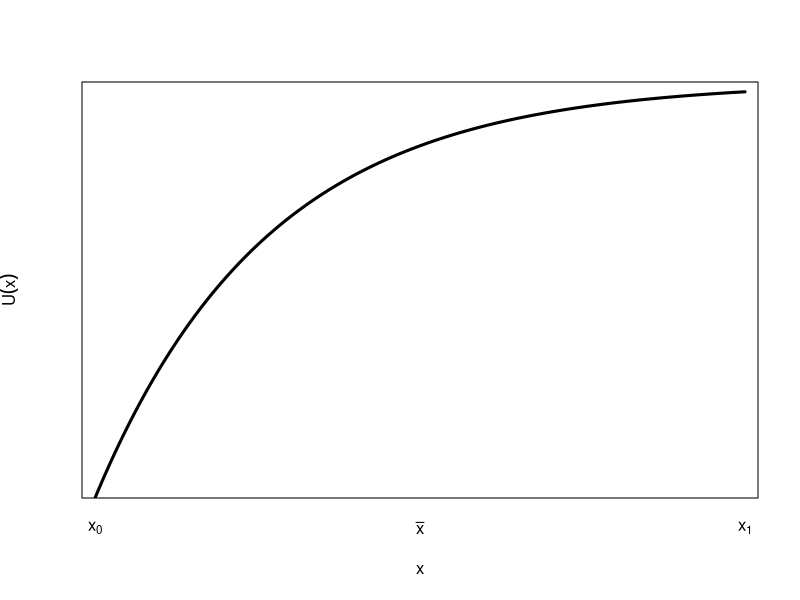
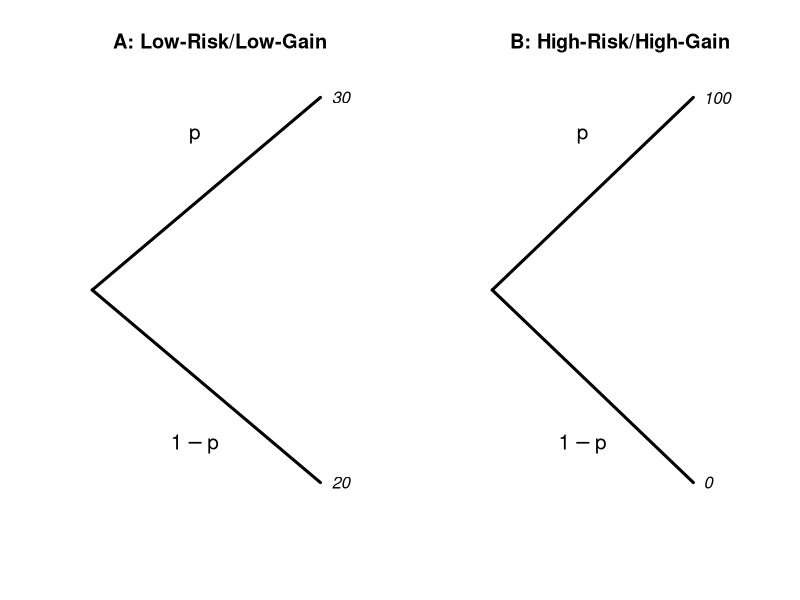
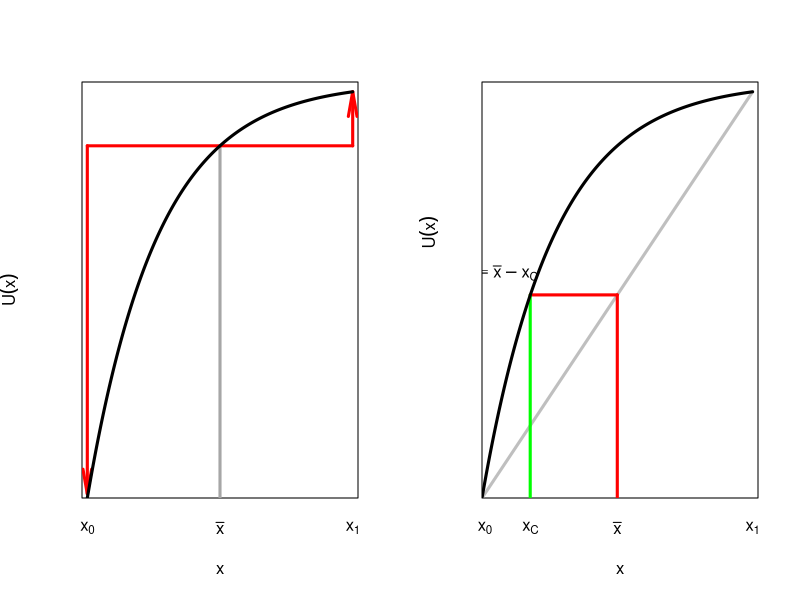
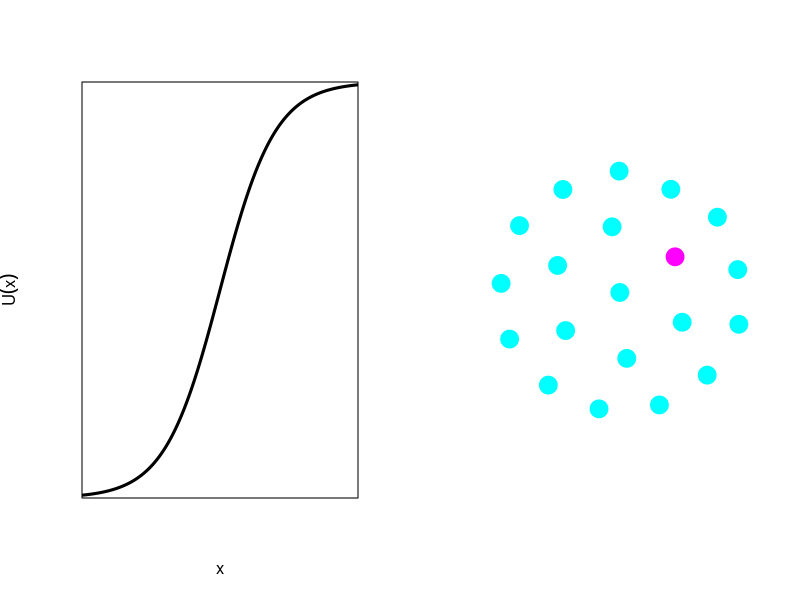
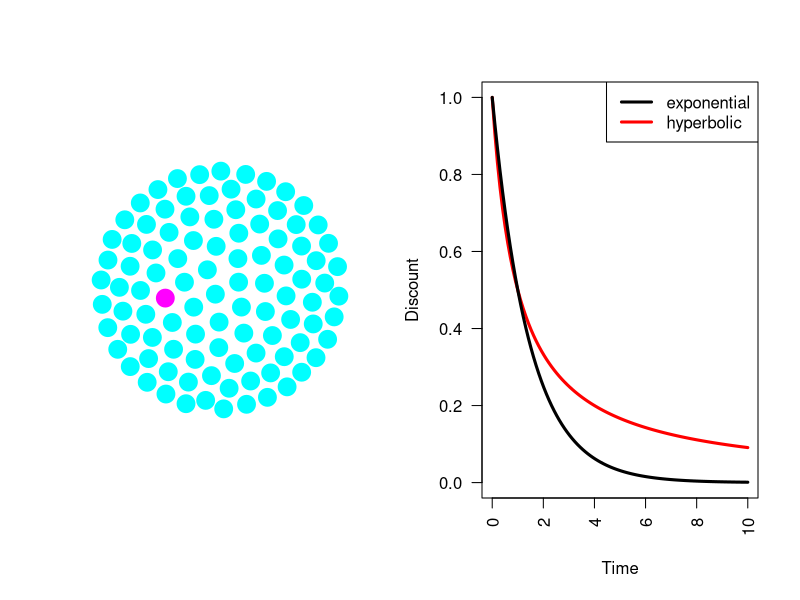
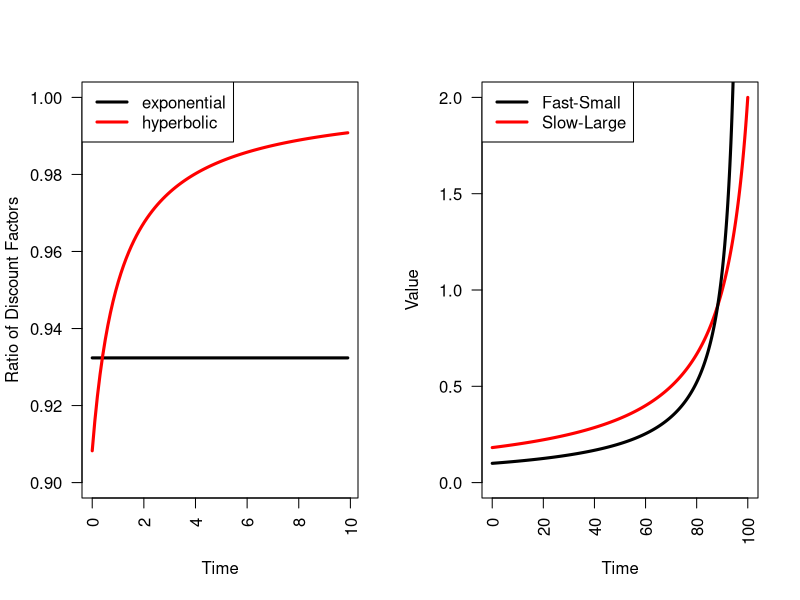

These figures' R source, in order:
## ---- chunk 1
#| fig-asp: 1
x <- seq(0,5,length=1000)
r <- 0.75
## classic concave function
fx <- 1-exp(-r*x)
## for part deux
aaa <- (fx-0.4882412)^2
#which(aaa==min(aaa))
#[1] 179

plot(x,fx, type="l", lwd=3, axes=FALSE, frame=TRUE, 
     xlab=expression(x), ylab=expression(U(x)), 
     xaxs="i", yaxs="i", xlim=c(-0.1,5.1), ylim=c(0,1))
#segments(0,0,5,fx[1000], lwd=2, col=grey(0.75))
axis(1, at=c(0,2.5,5), labels=c(expression(x[0]), expression(bar(x)),
                                expression(x[1])), tick=FALSE)
## ---- chunk 2
#| message: false
library(ape)
## two lotteries in nexus format
ttt <- "(20,30);"
ttt <- read.tree(text = ttt)
ttt1 <- "(0,100);"
ttt1 <- read.tree(text = ttt1)
lablocs <- list(x=c(0.45, 0.45), y=c(1.9, 1.1))
#
par(mfrow=c(1,2))
plot(ttt, type="cladogram", edge.width=3, label.offset=0.05)
text(lablocs, c(expression(p),expression(1-p)), cex=1.25, family="sans")
title("A: Low-Risk/Low-Gain")
plot(ttt1, type="cladogram", edge.width=3, label.offset=0.05)
text(lablocs, c(expression(p),expression(1-p)), cex=1.25, family="sans")
title("B: High-Risk/High-Gain")
## ---- chunk 3
#| fig-asp: 1
plot(x,fx, type="n", lwd=3, axes=FALSE, frame=TRUE,
     xlab=expression(x), ylab=expression(U(x)),
     xaxs="i", yaxs="i", xlim=c(-0.1,5.1), ylim=c(0,1))
#segments(0,0,5,fx[1000], lwd=2, col=grey(0.75))
axis(1, at=c(0,2.5,5), labels=c(expression(x[0]), expression(bar(x)),
                                expression(x[1])), tick=FALSE)
segments(2.5,0,2.5,0.846645, lwd=3, lty=1, col=grey(0.65))
segments(2.5,0.846645,0,0.846645, lwd=3, lty=1, col="red")
arrows(0,0.846645,0,0.01, lwd=3, lty=1, col="red", length=.25,angle=10)
segments(2.5,0.846645,5,0.846645, lwd=3, lty=1, col="red")
arrows(5,0.846645,5,fx[1000], lwd=3, lty=1, col="red", length=.25,angle=10)
lines(x,fx, lwd=3, col="black")
## ---- chunk 4
#| fig-asp: 1
plot(x,fx, type="n", lwd=3, axes=FALSE, frame=TRUE,
     xlab=expression(x), ylab="", 
     xaxs="i", yaxs="i", xlim=c(0,5.1), ylim=c(0,1))
segments(0,0,5,fx[1000], lwd=3, col=grey(0.75))
axis(1, at=c(0.05,x[179],2.5,5), labels=c(expression(x[0]), expression(x[C]),
                                          expression(bar(x)), expression(x[1])),
     tick=FALSE)
mtext(expression(U(x)), side=2,line=2, adj=0.65)
par(las=2)
axis(2, at=0.4882412, labels="", tick=FALSE)
segments(2.5,0,2.5,0.4882412,lwd=3, lty=1, col="red") # vertical line at bar(x)
segments(2.5,0.4882412,x[179],0.4882412,lwd=3, lty=1, col="red") # horizontal line back to utility curve
segments(x[179],0.4882412,x[179],0, lwd=3, lty=1, col="green") # vertical line to x_c
lines(x,fx, lwd=3, col="black")
text(0.35, 0.54, expression(pi==bar(x) - x[C]))
## ---- chunk 5
#| fig-asp: 1
x <- seq(10,30,length=1000)
# logistic function
ux <- expression(1/(1+exp(-(x-a)/b)))
a <- 20
b <- 2
plot(x,eval(ux), type="l", lwd=3, axes=FALSE, frame=TRUE, yaxs="i",
     ylim=c(0,1), xaxs="i",
     xlab=expression(x), ylab=expression(U(x)))
## ---- chunk 6
#| fig-asp: 1
#| warning: false
#| message: false
require(igraph)
aaa <- graph.empty(20)
bbb <- graph.empty(100)
vc20 <- rep("cyan",20)
vc20[7] <- "magenta"
vc100 <- c(vc20,rep("cyan",80))

# reproducing in a smaller population
plot(aaa, vertex.color=vc20, vertex.frame.color=vc20,vertex.label=NA)
# reproducing in a larger population
plot(bbb, vertex.color=vc100, vertex.frame.color=vc100,vertex.label=NA)
## ---- chunk 7
#| fig-asp: 1
t <- seq(0,10,length=100)
hyperf <- expression(1/(1+t))
expf <- expression(2^-t)
plot(t,eval(hyperf), type="l", col="red", lwd=3, xlab="Time", ylab="Discount", ylim=c(0,1))
lines(t,eval(expf), col="black", lwd=3)
legend("topright",c("exponential", "hyperbolic"), lwd=3, col=c("black","red"))
## ---- chunk 8
#| fig-asp: 1
plot(t[-100],exp(diff(log(eval(expf)))), type="l", col="black", lwd=3, xlab="Time", ylab="Ratio of Discount Factors", ylim=c(0.9,1))
lines(t[-100], exp(diff(log(eval(hyperf)))), type="l", col="red", lwd=3)
legend("topleft",c("exponential", "hyperbolic"), lwd=3, col=c("black","red"))
## ---- chunk 9
#| fig-asp: 1
t <- seq(0,100,length=500)
tc <- 110
K <- 20
a <- 1
hgf <- expression(K/(tc-t*a))
slow <- eval(hgf)
plot(t,slow, type="l", col="red", lwd=3, xlab="Time", ylab="Value", ylim=c(0,2))
tc <- 100
K <- 10
a <- 1.01
fast <- eval(hgf)
lines(t[fast>0],fast[fast>0], type="l", col="black", lwd=3)
legend("topleft",c("Fast-Small", "Slow-Large"), lwd=3, col=c("black","red"))
